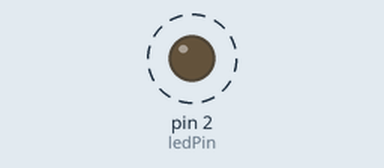
Recording of a sketch running on a simulated Arduino Uno, built with avr-gcc and run on an emulated ATmega328P. On the bench: output pins drawn as LEDs (lit = HIGH). Dashed ring = blinking.

Above: at 0.2 s.
Timing chart, 0 to 3.0 s (numbered marks = the images above):
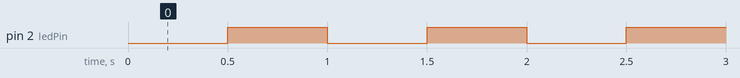

The sketch:

ex02.ino
```cpp
unsigned long preTime = 0;
const unsigned long interval = 500;
const int ledPin = 2;
void setup() {pinMode(ledPin,OUTPUT);}
void loop() {
  unsigned long curTime = millis();
  if(curTime - preTime >= interval){
    digitalWrite(ledPin,!digitalRead(ledPin));
    preTime = curTime;
  }
}
```

Measured:
- by itself, pin 2 (ledPin): alternates HIGH for 0.50 s and LOW for 0.50 s
